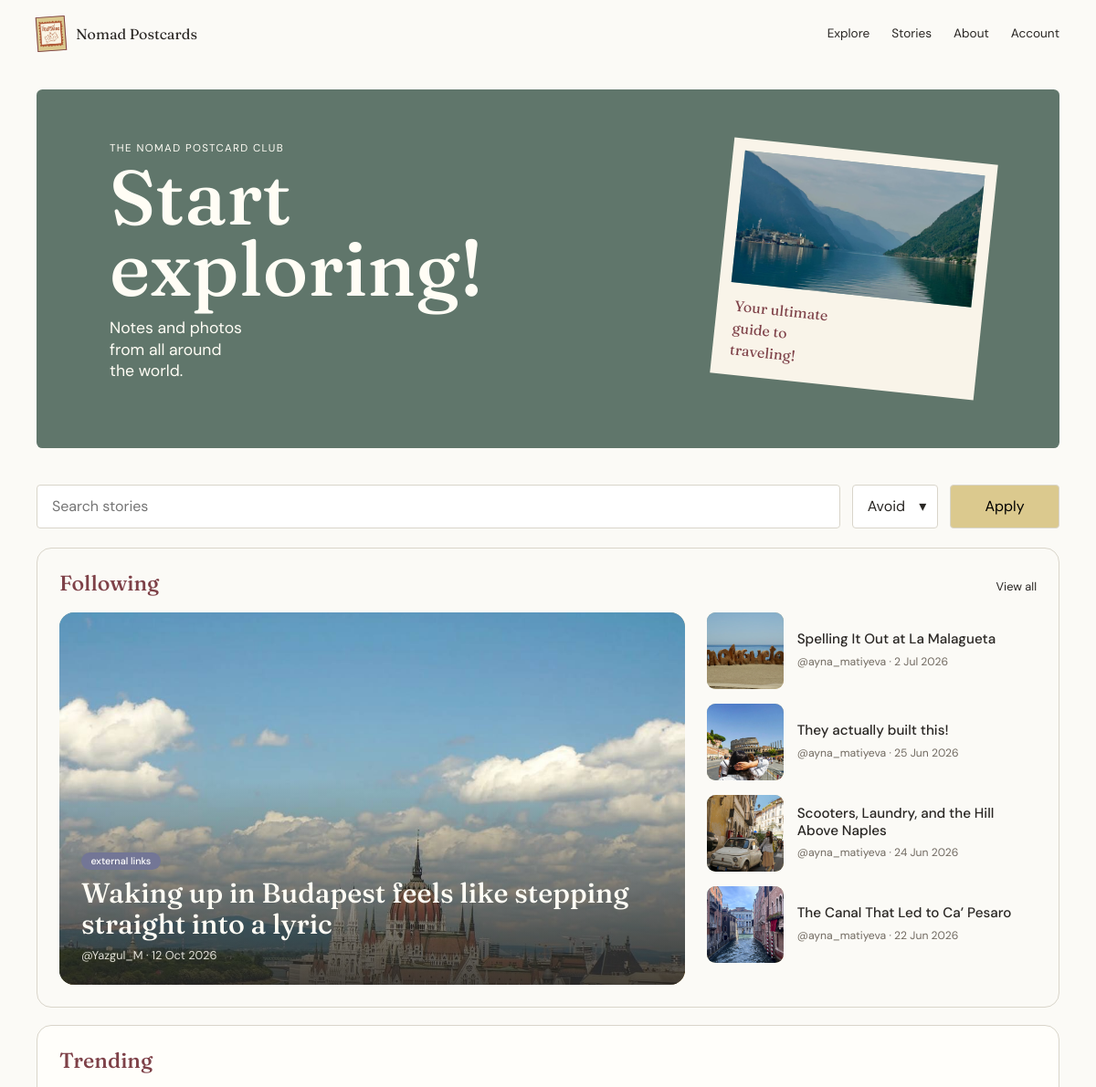
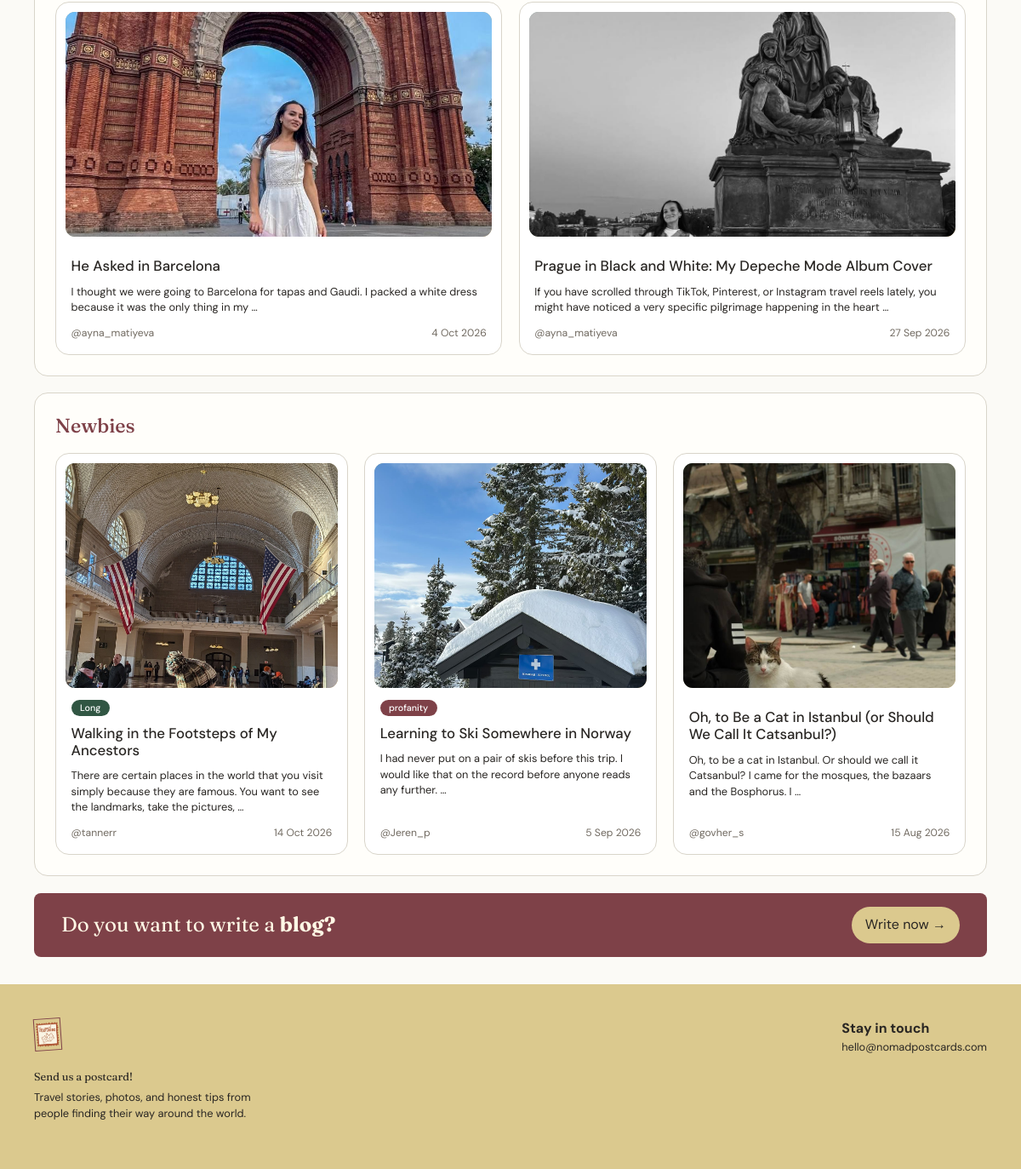
The page / on the database its author committed (2 pictures, top to bottom).
### core/models.py (models this page shows, shortened)
class Post(models.Model):
    class Section(models.TextChoices):
        FOLLOWING = "following", "Following"
        TRENDING = "trending", "Trending"
        NEWBIES = "newbies", "Newbies"
    title = models.CharField(max_length=200)
    slug = models.SlugField(max_length=220, unique=True, blank=True)
    content = models.TextField()
    image = models.ImageField(upload_to="post_images/", blank=True, null=True)
    second_image = models.ImageField(upload_to="post_images/", blank=True, null=True)
    section = models.CharField(max_length=20, choices=Section.choices, default=Section.FOLLOWING)
    author = models.ForeignKey(
        settings.AUTH_USER_MODEL,
        on_delete=models.CASCADE
    )
    created_at = models.DateTimeField(default=timezone.now)
    is_hidden = models.BooleanField(default=False)
    has_explicit_langauge = models.BooleanField(default=False)
    is_long_read = models.BooleanField(default=False)
    has_external_links = models.BooleanField(default=False)
    def get_absolute_url(self):
        return reverse("core:post_detail", kwargs={"slug": self.slug})

### core/views.py (the view)
# urls.py: path("", views.HomeView.as_view(), name="home"),
class HomeView(TemplateView):
	template_name = "core/home.html"
	def get_context_data(self, **kwargs):
		context = super().get_context_data(**kwargs)
		query = self.request.GET.get("q", "").strip()
		excluded_labels = self.request.GET.getlist("exclude")
		posts = searched_posts(query, excluded_labels)
		following = list(posts.filter(section=Post.Section.FOLLOWING)[:5])
		context["featured_post"] = following[0] if following else None
		context["posts"] = following[1:]
		context["trending_posts"] = posts.filter(section=Post.Section.TRENDING)[:2]
		context["newbie_posts"] = posts.filter(section=Post.Section.NEWBIES)[:6]
		context["search_query"] = query
		context["excluded_labels"] = excluded_labels
		return context

### core/views.py (called while the page is built)
def searched_posts(query="", excluded_labels=None):
	posts = Post.objects.filter(is_hidden=False).order_by("-created_at")
	if query:
		posts = posts.filter(
			Q(title__icontains=query)
			| Q(content__icontains=query)
			| Q(author__username__icontains=query)
		)
	label_fields = {
		"profanity": "has_explicit_langauge",
		"external-links": "has_external_links",
		"long": "is_long_read",
	}
	for label in excluded_labels or []:
		if label in label_fields:
			posts = posts.filter(**{label_fields[label]: False})
	return posts

### core/templates/core/home.html (shortened to what this page needs)
{% extends "core/base.html" %}
{% block content %}
<section class="hero container-fluid">
    <div class="hero-copy">
        <p class="eyebrow">The nomad postcard club</p>
        <h1>Start<br>exploring!</h1>
        <p>Notes and photos<br>from all around<br>the world.</p>
    </div>
    <div class="hero-postcard" aria-hidden="true">
        <div class="postcard-image"></div>
        <div class="postcard-note">Your ultimate<br>guide to<br>traveling!</div>
    </div>
</section>
<section class="container feed-section">
    <form class="feed-tools" method="get" action="{% url 'core:home' %}">
        <input id="post-search" name="q" type="search" value="{{ search_query }}" placeholder="Search stories">
        <details class="avoid-menu">
            <summary>Avoid</summary>
        </details>
        <button type="submit">Apply</button>
    </form>
    <section class="story-group">
        <div class="section-heading">
            <h2>{% if search_query %}Search results{% else %}Following{% endif %}</h2>
            <a href="{% url 'core:post_list' %}">View all</a>
        </div>
        {% if featured_post %}
        <div class="feature-layout">
            <a class="feature-card" href="{{ featured_post.get_absolute_url }}">
                {% if featured_post.image %}
                    <img src="{{ featured_post.image.url }}" alt="">
                {% endif %}
                <div class="feature-body">
                    <div class="badges">
                        {% if featured_post.has_external_links %}<span class="badge badge-blue">external links</span>{% endif %}
                    </div>
                    <h3>{{ featured_post.title }}</h3>
                    <p class="feature-meta">@{{ featured_post.author.username }} · {{ featured_post.created_at|date:"j M Y" }}</p>
                </div>
            </a>
            <div class="side-list">
                {% for post in posts %}
                    <a class="side-item" href="{{ post.get_absolute_url }}">
                        <span class="side-thumb">
                            {% if post.image %}<img src="{{ post.image.url }}" alt="">{% endif %}
                        </span>
                        <span class="side-text">
                            <strong>{{ post.title }}</strong>
                            <span class="post-meta">@{{ post.author.username }} · {{ post.created_at|date:"j M Y" }}</span>
                        </span>
                    </a>
                {% endfor %}
            </div>
        </div>
        {% else %}
            <p class="empty-state">No stories yet. Write a post to begin exploring.</p>
        {% endif %}
    </section>
    <section class="story-group muted-group">
        <div class="section-heading"><h2>Trending</h2></div>
        <div class="post-grid post-grid-preview">
            {% for post in trending_posts %}
                {% include "core/post_card.html" with post=post %}
            {% endfor %}
        </div>
    </section>
    <section class="story-group muted-group">
        <div class="section-heading"><h2>Newbies</h2></div>
        <div class="post-grid post-grid-preview">
            {% for post in newbie_posts %}
                {% include "core/post_card.html" with post=post %}
            {% endfor %}
        </div>
    </section>
</section>
<section class="write-banner container">
    <p>Do you want to write a <strong>blog?</strong></p>
    <a href="{% url 'core:create_post' %}">Write now <span aria-hidden="true">→</span></a>
</section>
{% endblock %}

### core/templates/core/post_card.html (shortened to what this page needs)
<article class="post-card">
    <a class="post-card-image" href="{{ post.get_absolute_url }}" aria-label="Read {{ post.title }}">
        {% if post.image %}
            <img src="{{ post.image.url }}" alt="{{ post.title }}">
        {% else %}
            <span class="image-placeholder">{{ post.title|slice:":1" }}</span>
        {% endif %}
    </a>
    <div class="post-card-body">
        <div class="badges">
            {% if post.has_explicit_langauge %}<span class="badge badge-red">profanity</span>{% endif %}
            {% if post.is_long_read %}<span class="badge badge-green">Long</span>{% endif %}
        </div>
        <h3><a href="{{ post.get_absolute_url }}">{{ post.title }}</a></h3>
        <p class="post-excerpt">{{ post.content|truncatewords:24 }}</p>
        <p class="post-meta">@{{ post.author.username }} <span>{{ post.created_at|date:"j M Y" }}</span></p>
    </div>
</article>

### rows shown on the page
Post: image (picture), title "Waking up in Budapest feels like stepping straight into a lyric", author.username "Yazgul_M", created_at "12 Oct 2026"
Post: image (picture), title "Spelling It Out at La Malagueta", author.username "ayna_matiyeva", created_at "2 Jul 2026"
Post: image (picture), title "They actually built this!", author.username "ayna_matiyeva", created_at "25 Jun 2026"
Post: image (picture), title "Scooters, Laundry, and the Hill Above Naples", author.username "ayna_matiyeva", created_at "24 Jun 2026"
Post: image (picture), title "The Canal That Led to Ca’ Pesaro", author.username "ayna_matiyeva", created_at "22 Jun 2026"
Post: image (picture), title "He Asked in Barcelona", content "I thought we were going to Barcelona for tapas and Gaudi. I packed a white dress because it was the only thing in my …", author.username "ayna_matiyeva", created_at "4 Oct 2026"
Post: image (picture), title "Prague in Black and White: My Depeche Mode Album Cover", content "If you have scrolled through TikTok, Pinterest, or Instagram travel reels lately, you might have noticed a very specific pilgrimage happening in the heart …", author.username "ayna_matiyeva", created_at "27 Sep 2026"
Post: image (picture), is_long_read "Long", title "Walking in the Footsteps of My Ancestors", content "There are certain places in the world that you visit simply because they are famous. You want to see the landmarks, take the pictures, …", author.username "tannerr", created_at "14 Oct 2026"
Post: image (picture), has_explicit_langauge "profanity", title "Learning to Ski Somewhere in Norway", content "I had never put on a pair of skis before this trip. I would like that on the record before anyone reads any further. …", author.username "Jeren_p", created_at "5 Sep 2026"
Post: image (picture), title "Oh, to Be a Cat in Istanbul (or Should We Call It Catsanbul?)", content "Oh, to be a cat in Istanbul. Or should we call it Catsanbul? I came for the mosques, the bazaars and the Bosphorus. I …", author.username "govher_s", created_at "15 Aug 2026"
